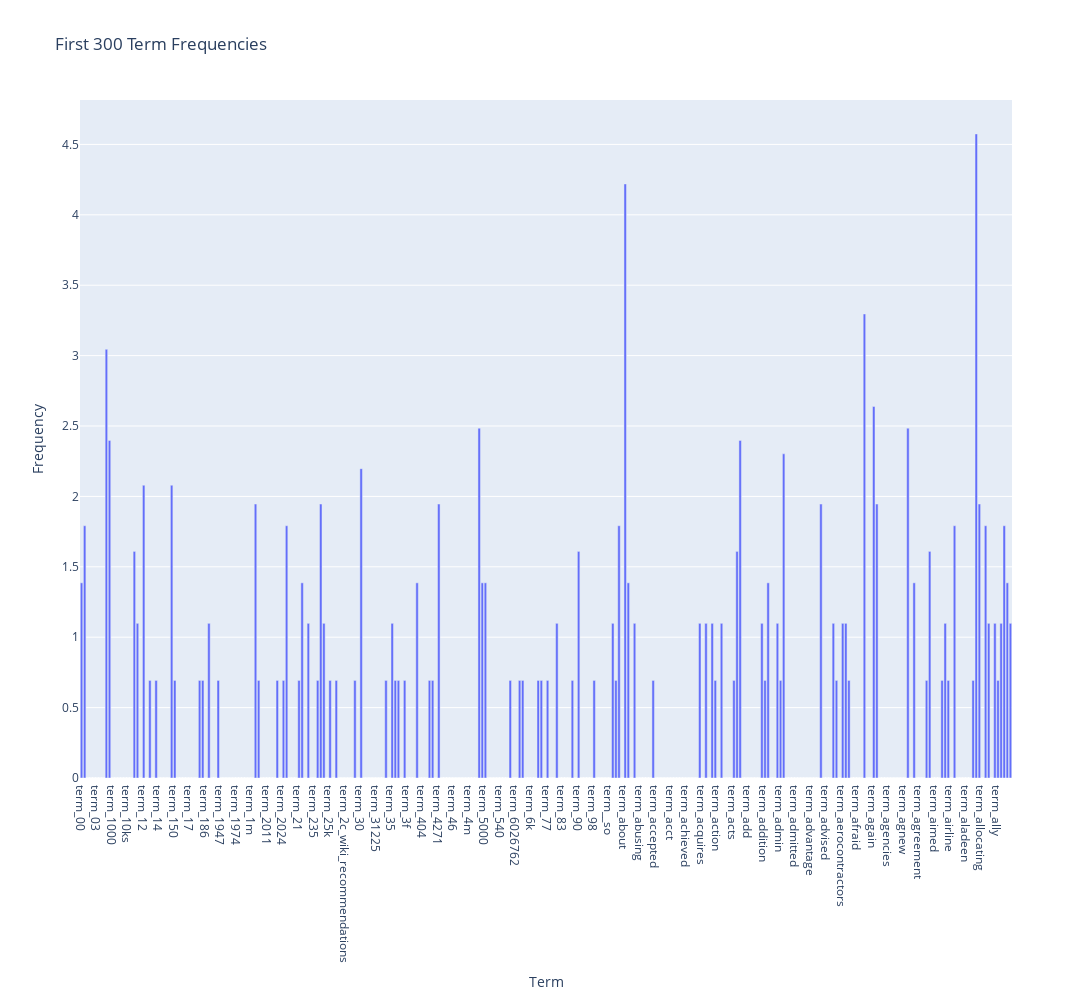

Here is the notebook cell this chart was saved with:
### Code cell
import math
term_frequencies_log = [math.log(i) for i in term_frequencies]


bar = pd.DataFrame({
    "Term": ["term_"+str(i) for i in count_vect.get_feature_names_out()[:300]] ,
    "Frequency": term_frequencies_log[:300]
})

fig = px.bar(
    bar, 
    x="Term", 
    y="Frequency", 
    title="First 300 Term Frequencies",
    width=3000,   
    height=1000
)

fig.show()

#With the logarithm graphic we can see the terms that do not apport any significant data since their value is 0.

### Figure 1 — Plotly figure (JSON) as saved in the notebook; plotly's stock layout.template omitted (floating-point values rounded to 4 significant figures; data arrays with more than 128 entries replaced by an {"elided": "..."} marker saying what was removed)
{"data": [{"hovertemplate": "Term=%{x}<br>Frequency=%{y}<extra></extra>", "legendgroup": "", "marker": {"color": "#636efa", "pattern": {"shape": ""}}, "name": "", "orientation": "v", "showlegend": false, "textposition": "auto", "type": "bar", "x": {"elided": "300 str values"}, "xaxis": "x", "y": {"elided": "300 float values"}, "yaxis": "y"}], "layout": {"barmode": "relative", "height": 1000, "legend": {"tracegroupgap": 0}, "title": {"text": "First 300 Term Frequencies"}, "width": 3000, "xaxis": {"anchor": "y", "domain": [0, 1], "title": {"text": "Term"}}, "yaxis": {"anchor": "x", "domain": [0, 1], "title": {"text": "Frequency"}}}}
